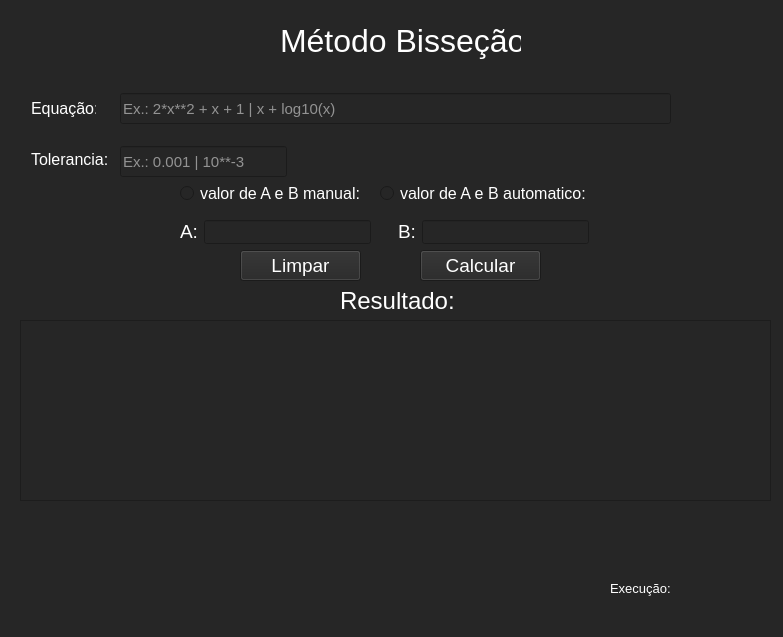
<?xml version="1.0" encoding="UTF-8"?>
<ui version="4.0">
 <class>MetBissecao</class>
 <widget class="QMainWindow" name="MetBissecao">
  <property name="geometry">
   <rect>
    <x>0</x>
    <y>0</y>
    <width>783</width>
    <height>637</height>
   </rect>
  </property>
  <property name="windowTitle">
   <string>Método Bisseção</string>
  </property>
  <property name="styleSheet">
   <string notr="true">background-color: rgb(38, 38, 38);</string>
  </property>
  <widget class="QWidget" name="centralwidget">
   <widget class="QLabel" name="label">
    <property name="geometry">
     <rect>
      <x>280</x>
      <y>10</y>
      <width>241</width>
      <height>61</height>
     </rect>
    </property>
    <property name="font">
     <font>
      <pointsize>24</pointsize>
     </font>
    </property>
    <property name="styleSheet">
     <string notr="true">color: rgb(255, 255, 255);</string>
    </property>
    <property name="text">
     <string>Método Bisseção</string>
    </property>
   </widget>
   <widget class="QPushButton" name="but_calc">
    <property name="geometry">
     <rect>
      <x>420</x>
      <y>250</y>
      <width>121</width>
      <height>31</height>
     </rect>
    </property>
    <property name="font">
     <font>
      <pointsize>14</pointsize>
     </font>
    </property>
    <property name="styleSheet">
     <string notr="true">color: rgb(255, 255, 255);</string>
    </property>
    <property name="text">
     <string>Calcular</string>
    </property>
   </widget>
   <widget class="QPushButton" name="but_clear">
    <property name="geometry">
     <rect>
      <x>240</x>
      <y>250</y>
      <width>121</width>
      <height>31</height>
     </rect>
    </property>
    <property name="font">
     <font>
      <pointsize>14</pointsize>
     </font>
    </property>
    <property name="styleSheet">
     <string notr="true">color: rgb(255, 255, 255);</string>
    </property>
    <property name="text">
     <string>Limpar</string>
    </property>
   </widget>
   <widget class="QLabel" name="label_6">
    <property name="geometry">
     <rect>
      <x>340</x>
      <y>290</y>
      <width>131</width>
      <height>21</height>
     </rect>
    </property>
    <property name="font">
     <font>
      <pointsize>18</pointsize>
     </font>
    </property>
    <property name="styleSheet">
     <string notr="true">color: rgb(255, 255, 255);</string>
    </property>
    <property name="text">
     <string>Resultado:</string>
    </property>
   </widget>
   <widget class="QLabel" name="labelResult">
    <property name="geometry">
     <rect>
      <x>30</x>
      <y>510</y>
      <width>741</width>
      <height>81</height>
     </rect>
    </property>
    <property name="font">
     <font>
      <pointsize>12</pointsize>
     </font>
    </property>
    <property name="styleSheet">
     <string notr="true">color: rgb(255, 255, 255);
background-color: rgb(38, 38, 38);</string>
    </property>
    <property name="text">
     <string/>
    </property>
    <property name="alignment">
     <set>Qt::AlignCenter</set>
    </property>
   </widget>
   <widget class="QTableWidget" name="tableWidget">
    <property name="geometry">
     <rect>
      <x>20</x>
      <y>320</y>
      <width>751</width>
      <height>181</height>
     </rect>
    </property>
    <property name="font">
     <font>
      <pointsize>12</pointsize>
     </font>
    </property>
    <property name="styleSheet">
     <string notr="true">color: rgb(255, 255, 255);</string>
    </property>
   </widget>
   <widget class="QLabel" name="label_2">
    <property name="geometry">
     <rect>
      <x>180</x>
      <y>220</y>
      <width>18</width>
      <height>23</height>
     </rect>
    </property>
    <property name="font">
     <font>
      <pointsize>14</pointsize>
     </font>
    </property>
    <property name="styleSheet">
     <string notr="true">color: rgb(255, 255, 255);</string>
    </property>
    <property name="text">
     <string>A:</string>
    </property>
   </widget>
   <widget class="QLineEdit" name="lineEdit_valA">
    <property name="geometry">
     <rect>
      <x>204</x>
      <y>220</y>
      <width>167</width>
      <height>24</height>
     </rect>
    </property>
    <property name="font">
     <font>
      <pointsize>11</pointsize>
     </font>
    </property>
    <property name="styleSheet">
     <string notr="true">color: rgb(255, 255, 255);</string>
    </property>
   </widget>
   <widget class="QLabel" name="label_4">
    <property name="geometry">
     <rect>
      <x>398</x>
      <y>220</y>
      <width>18</width>
      <height>23</height>
     </rect>
    </property>
    <property name="font">
     <font>
      <pointsize>14</pointsize>
     </font>
    </property>
    <property name="styleSheet">
     <string notr="true">color: rgb(255, 255, 255);</string>
    </property>
    <property name="text">
     <string>B:</string>
    </property>
   </widget>
   <widget class="QLineEdit" name="lineEdit_valA_2">
    <property name="geometry">
     <rect>
      <x>422</x>
      <y>220</y>
      <width>167</width>
      <height>24</height>
     </rect>
    </property>
    <property name="font">
     <font>
      <pointsize>11</pointsize>
     </font>
    </property>
    <property name="styleSheet">
     <string notr="true">color: rgb(255, 255, 255);</string>
    </property>
   </widget>
   <widget class="QRadioButton" name="radioButton">
    <property name="geometry">
     <rect>
      <x>180</x>
      <y>180</y>
      <width>191</width>
      <height>27</height>
     </rect>
    </property>
    <property name="font">
     <font>
      <pointsize>12</pointsize>
     </font>
    </property>
    <property name="styleSheet">
     <string notr="true">color: rgb(255, 255, 255);</string>
    </property>
    <property name="text">
     <string>valor de A e B manual:</string>
    </property>
   </widget>
   <widget class="QLineEdit" name="inp_expr_Biss">
    <property name="geometry">
     <rect>
      <x>120</x>
      <y>93</y>
      <width>551</width>
      <height>31</height>
     </rect>
    </property>
    <property name="font">
     <font>
      <pointsize>11</pointsize>
     </font>
    </property>
    <property name="styleSheet">
     <string notr="true">color: rgb(255, 255, 255);</string>
    </property>
    <property name="inputMask">
     <string/>
    </property>
    <property name="text">
     <string/>
    </property>
    <property name="placeholderText">
     <string>Ex.: 2*x**2 + x + 1 | x + log10(x)</string>
    </property>
   </widget>
   <widget class="QLabel" name="label_8">
    <property name="geometry">
     <rect>
      <x>31</x>
      <y>99</y>
      <width>65</width>
      <height>19</height>
     </rect>
    </property>
    <property name="font">
     <font>
      <pointsize>12</pointsize>
     </font>
    </property>
    <property name="styleSheet">
     <string notr="true">color: rgb(255, 255, 255);</string>
    </property>
    <property name="text">
     <string>Equação:</string>
    </property>
   </widget>
   <widget class="QLineEdit" name="inp_tolBiss">
    <property name="geometry">
     <rect>
      <x>120</x>
      <y>146</y>
      <width>167</width>
      <height>31</height>
     </rect>
    </property>
    <property name="font">
     <font>
      <pointsize>11</pointsize>
     </font>
    </property>
    <property name="styleSheet">
     <string notr="true">color: rgb(255, 255, 255);</string>
    </property>
    <property name="text">
     <string/>
    </property>
    <property name="placeholderText">
     <string>Ex.: 0.001 | 10**-3</string>
    </property>
   </widget>
   <widget class="QLabel" name="label_3">
    <property name="geometry">
     <rect>
      <x>31</x>
      <y>150</y>
      <width>79</width>
      <height>19</height>
     </rect>
    </property>
    <property name="font">
     <font>
      <pointsize>12</pointsize>
     </font>
    </property>
    <property name="styleSheet">
     <string notr="true">color: rgb(255, 255, 255);</string>
    </property>
    <property name="text">
     <string>Tolerancia:</string>
    </property>
   </widget>
   <widget class="QRadioButton" name="radioButton_2">
    <property name="geometry">
     <rect>
      <x>380</x>
      <y>180</y>
      <width>211</width>
      <height>27</height>
     </rect>
    </property>
    <property name="font">
     <font>
      <pointsize>12</pointsize>
     </font>
    </property>
    <property name="styleSheet">
     <string notr="true">color: rgb(255, 255, 255);</string>
    </property>
    <property name="text">
     <string>valor de A e B automatico:</string>
    </property>
   </widget>
   <widget class="QLabel" name="label_7">
    <property name="geometry">
     <rect>
      <x>610</x>
      <y>580</y>
      <width>61</width>
      <height>16</height>
     </rect>
    </property>
    <property name="font">
     <font>
      <pointsize>10</pointsize>
     </font>
    </property>
    <property name="styleSheet">
     <string notr="true">color: rgb(255, 255, 255);</string>
    </property>
    <property name="text">
     <string>Execução:</string>
    </property>
   </widget>
   <widget class="QLabel" name="lblTempExib">
    <property name="geometry">
     <rect>
      <x>680</x>
      <y>580</y>
      <width>81</width>
      <height>16</height>
     </rect>
    </property>
    <property name="font">
     <font>
      <pointsize>10</pointsize>
     </font>
    </property>
    <property name="styleSheet">
     <string notr="true">color: rgb(255, 255, 255);</string>
    </property>
    <property name="text">
     <string/>
    </property>
   </widget>
  </widget>
  <widget class="QMenuBar" name="menubar">
   <property name="geometry">
    <rect>
     <x>0</x>
     <y>0</y>
     <width>783</width>
     <height>21</height>
    </rect>
   </property>
  </widget>
  <widget class="QStatusBar" name="statusbar"/>
 </widget>
 <resources/>
 <connections/>
</ui>
